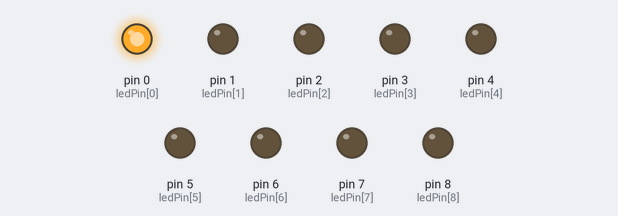
This sketch was run on a simulated Arduino Uno, built with avr-gcc and run on an emulated ATmega328P. Shown: output pins drawn as LEDs (lit = HIGH).

Above: at 0.12 s.
At 1.12 s:
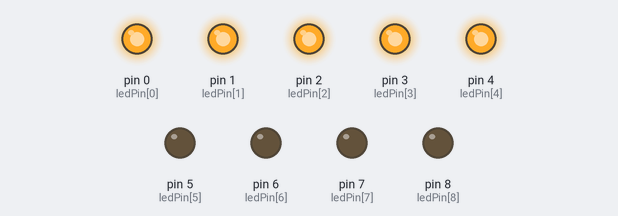
At 2.2 s:
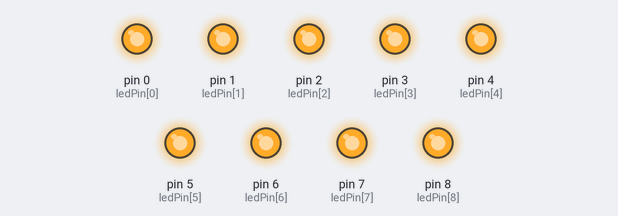
At 4.7 s:
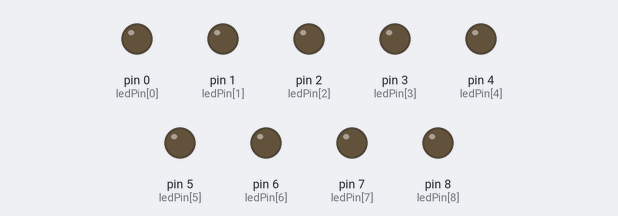
At 8.37 s:
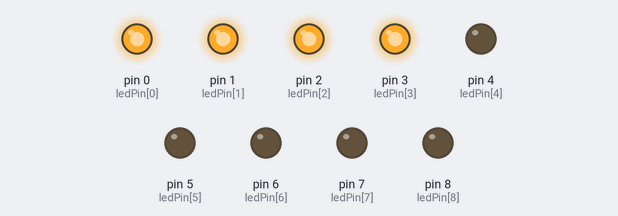
At 12.12 s:
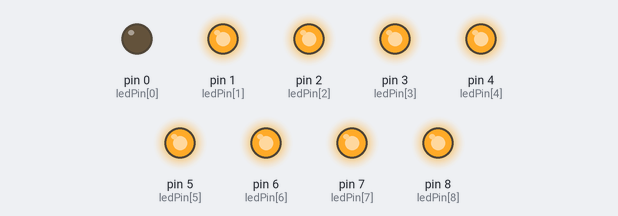
Timing chart, 0 to 12.4 s (numbered marks = the images above):
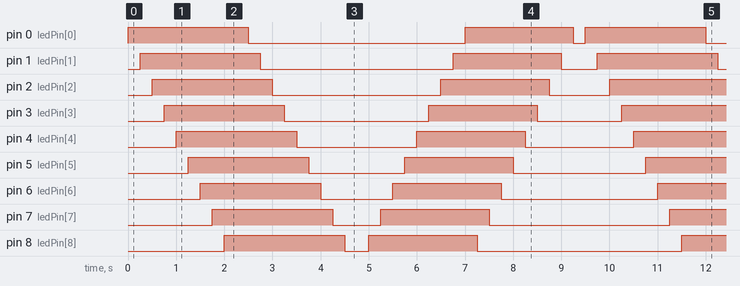

Measured:
- by itself, pin 0 (ledPin[0]): repeats every 9.5 s: LOW 4.5 s, HIGH 2.3 s, LOW 0.25 s, HIGH 2.5 s
- by itself, pin 1 (ledPin[1]): repeats every 9.5 s: LOW 4.0 s, HIGH 2.3 s, LOW 0.75 s, HIGH 2.5 s
- by itself, pin 2 (ledPin[2]): repeats every 9.5 s: LOW 3.5 s, HIGH 2.3 s, LOW 1.3 s, HIGH 2.5 s
- by itself, pin 3 (ledPin[3]): repeats every 9.5 s: LOW 3.0 s, HIGH 2.3 s, LOW 1.8 s, HIGH 2.5 s
- by itself, pin 4 (ledPin[4]): alternates HIGH for 2.4 s and LOW for 2.4 s
- by itself, pin 5 (ledPin[5]): repeats every 9.5 s: LOW 2.0 s, HIGH 2.3 s, LOW 2.8 s, HIGH 2.5 s
- by itself, pin 6 (ledPin[6]): repeats every 9.5 s: LOW 1.5 s, HIGH 2.3 s, LOW 3.3 s, HIGH 2.5 s
- by itself, pin 7 (ledPin[7]): repeats every 9.5 s: LOW 1.0 s, HIGH 2.3 s, LOW 3.8 s, HIGH 2.5 s

The sketch:

thuchanh8led.ino
```cpp
byte ledPin[] = {0,1,2,3,4,5,6,7,8};
byte pinCount;
void setup() {
  pinCount = sizeof(ledPin);
  for (int i=0;i<pinCount;i++) {
    pinMode(ledPin[i],OUTPUT);
    digitalWrite(ledPin[i],LOW);
  }
}
void loop() {

  for (int i=0; i <= pinCount; i++) {
    digitalWrite(ledPin[i],HIGH); //Bật đèn
    delay(250); // Dừng để các đèn LED sáng dần
  }

  for (int i = 0;i <= pinCount; i ++) {
    digitalWrite(ledPin[i],LOW); // Tắt đèn
    delay(250); // Dừng để các đèn LED tắt dần
  }
   for (int i=pinCount-1; i>=0; i--) {
    digitalWrite(ledPin[i],HIGH); //Bật đèn
    delay(250); // Dừng để các đèn LED sáng dần
  }
  for (int i=pinCount-1; i>=0; i--) {
    digitalWrite(ledPin[i],LOW); //Bật đèn
    delay(250); // Dừng để các đèn LED sáng dần
  }
}
```
